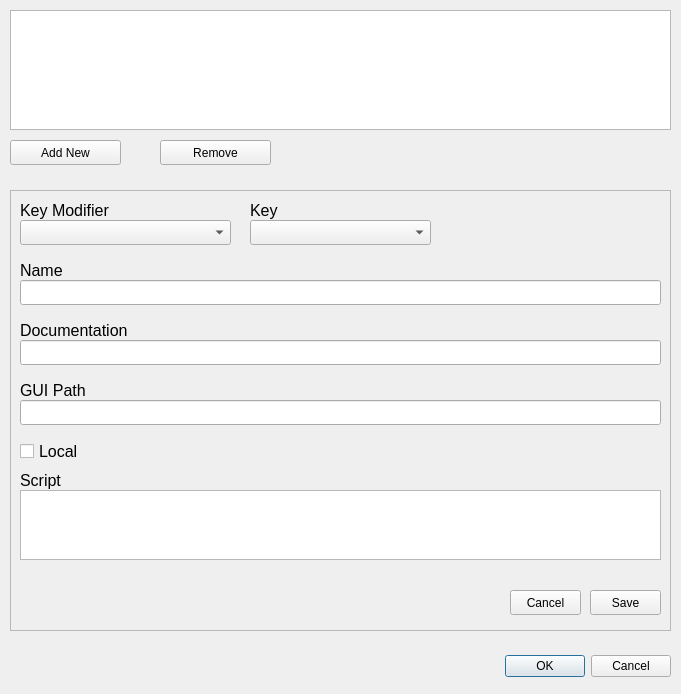
<?xml version="1.0" encoding="UTF-8"?>
<ui version="4.0">
 <class>keybindings</class>
 <widget class="QDialog" name="keybindings">
  <property name="geometry">
   <rect>
    <x>0</x>
    <y>0</y>
    <width>681</width>
    <height>694</height>
   </rect>
  </property>
  <property name="windowTitle">
   <string>Assign Keybindings</string>
  </property>
  <widget class="QDialogButtonBox" name="buttonBox">
   <property name="geometry">
    <rect>
     <x>330</x>
     <y>650</y>
     <width>341</width>
     <height>32</height>
    </rect>
   </property>
   <property name="orientation">
    <enum>Qt::Horizontal</enum>
   </property>
   <property name="standardButtons">
    <set>QDialogButtonBox::Cancel|QDialogButtonBox::Ok</set>
   </property>
  </widget>
  <widget class="QListWidget" name="list">
   <property name="geometry">
    <rect>
     <x>10</x>
     <y>10</y>
     <width>661</width>
     <height>120</height>
    </rect>
   </property>
   <property name="sizePolicy">
    <sizepolicy hsizetype="Expanding" vsizetype="Preferred">
     <horstretch>0</horstretch>
     <verstretch>0</verstretch>
    </sizepolicy>
   </property>
   <property name="minimumSize">
    <size>
     <width>0</width>
     <height>50</height>
    </size>
   </property>
   <property name="maximumSize">
    <size>
     <width>16777215</width>
     <height>120</height>
    </size>
   </property>
   <property name="font">
    <font>
     <family>Arial</family>
    </font>
   </property>
   <property name="alternatingRowColors">
    <bool>true</bool>
   </property>
   <property name="movement">
    <enum>QListView::Free</enum>
   </property>
   <property name="resizeMode">
    <enum>QListView::Adjust</enum>
   </property>
  </widget>
  <widget class="QPushButton" name="button_add">
   <property name="geometry">
    <rect>
     <x>10</x>
     <y>140</y>
     <width>111</width>
     <height>25</height>
    </rect>
   </property>
   <property name="text">
    <string>Add New</string>
   </property>
  </widget>
  <widget class="QPushButton" name="button_remove">
   <property name="geometry">
    <rect>
     <x>160</x>
     <y>140</y>
     <width>111</width>
     <height>25</height>
    </rect>
   </property>
   <property name="text">
    <string>Remove</string>
   </property>
  </widget>
  <widget class="QFrame" name="frame">
   <property name="geometry">
    <rect>
     <x>10</x>
     <y>190</y>
     <width>661</width>
     <height>441</height>
    </rect>
   </property>
   <property name="frameShape">
    <enum>QFrame::StyledPanel</enum>
   </property>
   <property name="frameShadow">
    <enum>QFrame::Raised</enum>
   </property>
   <widget class="QLabel" name="label_keyMod">
    <property name="geometry">
     <rect>
      <x>10</x>
      <y>10</y>
      <width>121</width>
      <height>20</height>
     </rect>
    </property>
    <property name="font">
     <font>
      <family>Arial</family>
      <pointsize>12</pointsize>
     </font>
    </property>
    <property name="text">
     <string>Key Modifier</string>
    </property>
   </widget>
   <widget class="QComboBox" name="combo_keyMod">
    <property name="geometry">
     <rect>
      <x>10</x>
      <y>30</y>
      <width>211</width>
      <height>25</height>
     </rect>
    </property>
    <property name="toolTip">
     <string>&lt;html&gt;&lt;head/&gt;&lt;body&gt;&lt;p&gt;Modifier keys to hold while key is pressed (blank means none)&lt;/p&gt;&lt;/body&gt;&lt;/html&gt;</string>
    </property>
   </widget>
   <widget class="QComboBox" name="combo_key">
    <property name="geometry">
     <rect>
      <x>240</x>
      <y>30</y>
      <width>181</width>
      <height>25</height>
     </rect>
    </property>
    <property name="toolTip">
     <string>&lt;html&gt;&lt;head/&gt;&lt;body&gt;&lt;p&gt;Key to press for this keybinding&lt;/p&gt;&lt;/body&gt;&lt;/html&gt;</string>
    </property>
   </widget>
   <widget class="QLabel" name="label_name">
    <property name="geometry">
     <rect>
      <x>10</x>
      <y>70</y>
      <width>357</width>
      <height>20</height>
     </rect>
    </property>
    <property name="font">
     <font>
      <family>Arial</family>
      <pointsize>12</pointsize>
     </font>
    </property>
    <property name="text">
     <string>Name</string>
    </property>
   </widget>
   <widget class="QLineEdit" name="line_name">
    <property name="geometry">
     <rect>
      <x>10</x>
      <y>90</y>
      <width>641</width>
      <height>25</height>
     </rect>
    </property>
    <property name="toolTip">
     <string>&lt;html&gt;&lt;head/&gt;&lt;body&gt;&lt;p&gt;Name assigned to this keybinding&lt;/p&gt;&lt;/body&gt;&lt;/html&gt;</string>
    </property>
   </widget>
   <widget class="QLabel" name="label_documentation">
    <property name="geometry">
     <rect>
      <x>10</x>
      <y>130</y>
      <width>357</width>
      <height>20</height>
     </rect>
    </property>
    <property name="font">
     <font>
      <family>Arial</family>
      <pointsize>12</pointsize>
     </font>
    </property>
    <property name="text">
     <string>Documentation</string>
    </property>
   </widget>
   <widget class="QLineEdit" name="line_documentation">
    <property name="geometry">
     <rect>
      <x>10</x>
      <y>150</y>
      <width>641</width>
      <height>25</height>
     </rect>
    </property>
    <property name="toolTip">
     <string>&lt;html&gt;&lt;head/&gt;&lt;body&gt;&lt;p&gt;[OPTIONAL] Documentation entry for keybinding&lt;/p&gt;&lt;/body&gt;&lt;/html&gt;</string>
    </property>
   </widget>
   <widget class="QLabel" name="label_guiPath">
    <property name="geometry">
     <rect>
      <x>10</x>
      <y>190</y>
      <width>357</width>
      <height>20</height>
     </rect>
    </property>
    <property name="font">
     <font>
      <family>Arial</family>
      <pointsize>12</pointsize>
     </font>
    </property>
    <property name="text">
     <string>GUI Path</string>
    </property>
   </widget>
   <widget class="QLineEdit" name="line_guiPath">
    <property name="geometry">
     <rect>
      <x>10</x>
      <y>210</y>
      <width>641</width>
      <height>25</height>
     </rect>
    </property>
    <property name="toolTip">
     <string>&lt;html&gt;&lt;head/&gt;&lt;body&gt;&lt;p&gt;[OPTIONAL] Path for where this keybinding appears in GUI menu&lt;/p&gt;&lt;/body&gt;&lt;/html&gt;</string>
    </property>
   </widget>
   <widget class="QCheckBox" name="checkBox_local">
    <property name="geometry">
     <rect>
      <x>10</x>
      <y>250</y>
      <width>92</width>
      <height>23</height>
     </rect>
    </property>
    <property name="font">
     <font>
      <family>Arial</family>
      <pointsize>12</pointsize>
     </font>
    </property>
    <property name="toolTip">
     <string>&lt;html&gt;&lt;head/&gt;&lt;body&gt;&lt;p&gt;[OPTIONAL] Bool for if the lua script command executes locally&lt;/p&gt;&lt;/body&gt;&lt;/html&gt;</string>
    </property>
    <property name="text">
     <string>Local</string>
    </property>
   </widget>
   <widget class="QLabel" name="label_script">
    <property name="geometry">
     <rect>
      <x>10</x>
      <y>280</y>
      <width>357</width>
      <height>20</height>
     </rect>
    </property>
    <property name="font">
     <font>
      <family>Arial</family>
      <pointsize>12</pointsize>
     </font>
    </property>
    <property name="text">
     <string>Script</string>
    </property>
   </widget>
   <widget class="QTextEdit" name="text_script">
    <property name="geometry">
     <rect>
      <x>10</x>
      <y>300</y>
      <width>641</width>
      <height>70</height>
     </rect>
    </property>
    <property name="toolTip">
     <string>&lt;html&gt;&lt;head/&gt;&lt;body&gt;&lt;p&gt;Command(s) to execute at keypress event&lt;/p&gt;&lt;/body&gt;&lt;/html&gt;</string>
    </property>
   </widget>
   <widget class="QPushButton" name="button_cancel">
    <property name="geometry">
     <rect>
      <x>500</x>
      <y>400</y>
      <width>71</width>
      <height>25</height>
     </rect>
    </property>
    <property name="text">
     <string>Cancel</string>
    </property>
   </widget>
   <widget class="QPushButton" name="button_save">
    <property name="geometry">
     <rect>
      <x>580</x>
      <y>400</y>
      <width>71</width>
      <height>25</height>
     </rect>
    </property>
    <property name="text">
     <string>Save</string>
    </property>
   </widget>
   <widget class="QLabel" name="label_key">
    <property name="geometry">
     <rect>
      <x>240</x>
      <y>10</y>
      <width>61</width>
      <height>20</height>
     </rect>
    </property>
    <property name="font">
     <font>
      <family>Arial</family>
      <pointsize>12</pointsize>
     </font>
    </property>
    <property name="text">
     <string>Key</string>
    </property>
   </widget>
   <zorder>label_keyMod</zorder>
   <zorder>label_documentation</zorder>
   <zorder>line_documentation</zorder>
   <zorder>label_name</zorder>
   <zorder>button_save</zorder>
   <zorder>button_cancel</zorder>
   <zorder>line_name</zorder>
   <zorder>line_guiPath</zorder>
   <zorder>label_guiPath</zorder>
   <zorder>text_script</zorder>
   <zorder>label_script</zorder>
   <zorder>combo_keyMod</zorder>
   <zorder>combo_key</zorder>
   <zorder>checkBox_local</zorder>
   <zorder>label_key</zorder>
  </widget>
 </widget>
 <resources/>
 <connections>
  <connection>
   <sender>buttonBox</sender>
   <signal>accepted()</signal>
   <receiver>keybindings</receiver>
   <slot>accept()</slot>
   <hints>
    <hint type="sourcelabel">
     <x>248</x>
     <y>254</y>
    </hint>
    <hint type="destinationlabel">
     <x>157</x>
     <y>274</y>
    </hint>
   </hints>
  </connection>
  <connection>
   <sender>buttonBox</sender>
   <signal>rejected()</signal>
   <receiver>keybindings</receiver>
   <slot>reject()</slot>
   <hints>
    <hint type="sourcelabel">
     <x>316</x>
     <y>260</y>
    </hint>
    <hint type="destinationlabel">
     <x>286</x>
     <y>274</y>
    </hint>
   </hints>
  </connection>
 </connections>
</ui>
